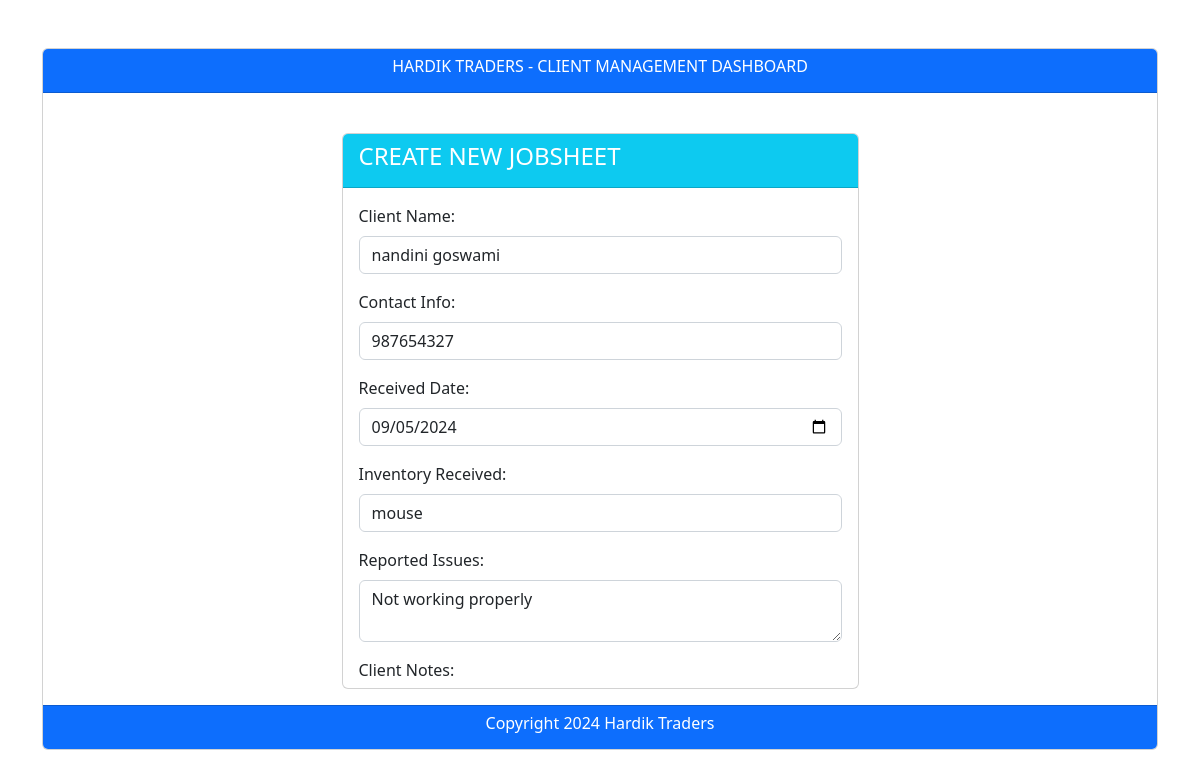
The app's page /cmd/edit/1/ with its own data.
### Client/models.py (models this page shows)
class client_info(models.Model):
    Client_Name=models.CharField(max_length=100)
    Contact_Info=models.IntegerField()
    Recieved_Date=models.DateField()
    Inventory_Recieved=models.CharField(max_length=100)
    Reported_Issues=models.TextField(max_length=1000)
    Client_Notes=models.TextField(max_length=1000)
    Assigned_Technician=models.CharField(max_length=100)
    Estimated_Amount=models.FloatField()
    Deadline=models.DateField()
    Status=models.CharField(max_length=50,choices=stat_choices,default=None)

### Client/views.py (the view)
# urls.py: path("edit/<int:client_id>/",views.update_form,name="update_form"),
def update_form(request, client_id):
    client_ = get_object_or_404(client_info, id=client_id)
    if request.method == "POST":
        form = Jobsheetform(request.POST, instance=client_)
        print(f"Form data: {request.POST}")  # Debugging POST data
        if form.is_valid():
            form.save()
            print("Form is valid and saved.")  # Debugging form save
            return redirect("Client:index")
        else:
            print("Form is not valid.", form.errors)  # Debugging form errors
    else:
        form = Jobsheetform(instance=client_)
    return render(request, "client/edit-form.html", {"form": form, "client_": client_})

### Client/forms.py
class Jobsheetform(forms.ModelForm):
    class Meta:
        model=client_info
        fields=["Client_Name","Contact_Info","Recieved_Date","Inventory_Recieved",
                "Reported_Issues","Client_Notes","Assigned_Technician","Estimated_Amount",
                "Deadline","Status"]

### Client/templates/client/edit-form.html (shortened to what this page needs)
{% extends "client/base.html" %}
{% block body %}
<br/>
<div class="container">
  <div class="row justify-content-center">
    <div class="col-md-6">
      <div class="card">
        <div class="card-header text-white bg-info">
          <h4 class="card-title">CREATE NEW JOBSHEET</h4>
        </div>
        <div class="card-body" style="height: 500px; overflow-y: auto;">
          <form action="{% url 'Client:update_form' client_.id %}" method="POST">
            <div class="mb-3">
              <label for="Client_Name" class="form-label">Client Name:</label>
              <input type="text" value="{{client_.Client_Name}}" class="form-control" id="Client_Name" placeholder="Enter name" name="Client_Name">
            </div>
            <div class="mb-3">
              <label for="Contact_Info" class="form-label">Contact Info:</label>
              <input type="number" value="{{client_.Contact_Info}}" class="form-control" id="Contact_Info" placeholder="Enter number" name="Contact_Info">
            </div>
            <div class="mb-3">
              <label for="Recieved_Date" class="form-label">Received Date:</label>
              <input type="date" value="{{client_.Recieved_Date|date:'Y-m-d'}}" class="form-control" id="Recieved_Date" name="Recieved_Date">
            </div>
            <div class="mb-3">
              <label for="Inventory_Recieved" class="form-label">Inventory Received:</label>
              <input type="text" value="{{client_.Inventory_Recieved}}" class="form-control" id="Inventory_Recieved" placeholder="Enter inventory name" name="Inventory_Recieved">
            </div>
            <div class="mb-3">
              <label for="Reported_Issues" class="form-label">Reported Issues:</label>
              <textarea class="form-control"  id="Reported_Issues" placeholder="Describe issues" name="Reported_Issues">{{client_.Reported_Issues}}</textarea>
            </div>
            <div class="mb-3">
              <label for="Client_Notes" class="form-label">Client Notes:</label>
            </div>
          </form>
        </div>
      </div>
    </div>
  </div>
</div>
{% endblock %}

### records on screen
client_info: Client_Name "nandini goswami", Contact_Info "987654327", Recieved_Date "09/05/2024", Inventory_Recieved "mouse", Reported_Issues "Not working properly"
